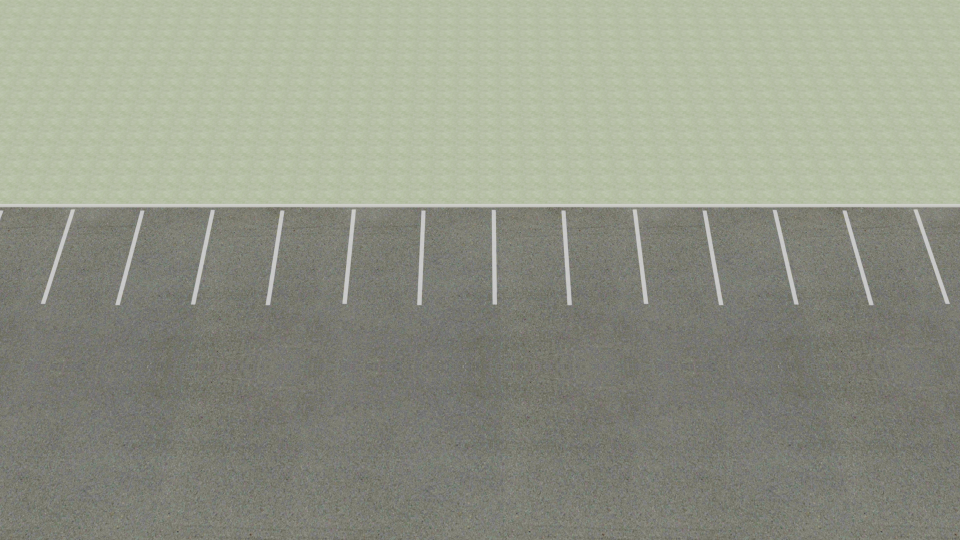
#> input picture parking_lot_empty_01.png, 1920 x 1080 px (shown at 1/2 size)
$ python Main.py
#> lines starting #> are read from the running program, lines starting #| are printed output that depends on the picture; after the words box and inside, x2 and y2 are one past the last pixel; in counts of white or black regions, pixels touching at a corner belong together
import cv2
import numpy as np

# Считывание изображения пустой и полной парковки
imgParkingEmpty = cv2.imread("parking_lot_empty_01.png")
#> imgParkingEmpty is the input picture: shape (1080, 1920, 3); mean B, G, R 134.7, 149.4, 145.8
imgParkingFull = cv2.imread("parking_lot_full_01.png")
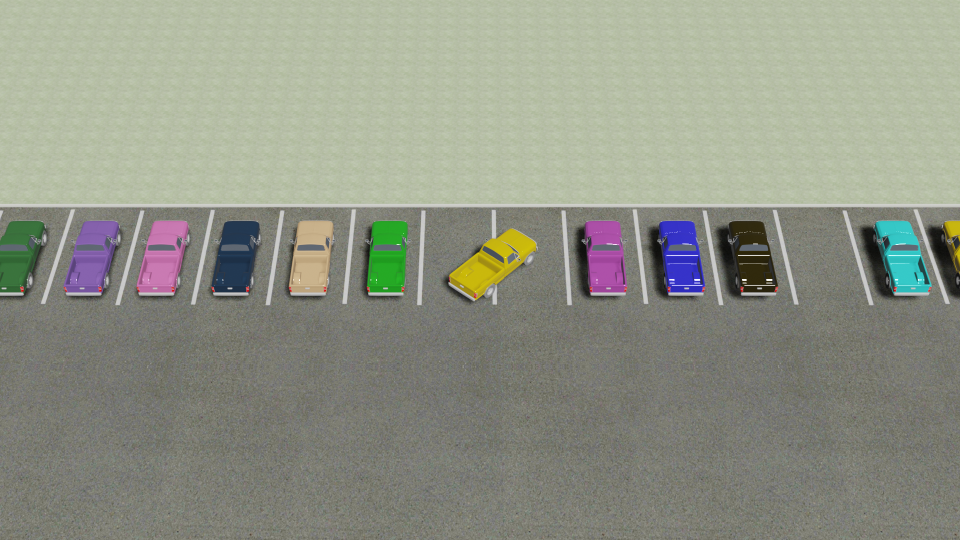
#> input picture parking_lot_full_01.png, 1920 x 1080 px (shown at 1/2 size)
#> imgParkingFull is the input picture: shape (1080, 1920, 3); mean B, G, R 133.5, 147.8, 144

# Создание пустого изображения для определения линий парковки
blank_image_parking = np.zeros((1080, 1920, 3), np.uint8)

# перевод изображения в grayscale
gray = cv2.cvtColor(imgParkingEmpty, cv2.COLOR_BGR2GRAY)

# cv2.imwrite("test.jpg", gray)

# Определяем Edges при помощи алгоритма Canny
edges = cv2.Canny(gray, 120, 300)
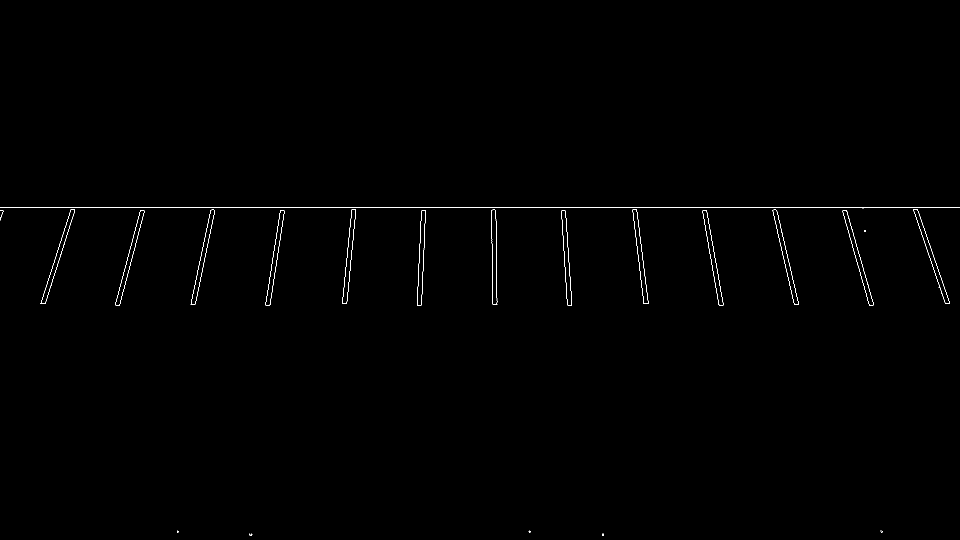
#> edges: shape (1080, 1920) (shown at 1/2 size); 0.35% white in thin lines or dots, all inside (x1, y1, x2, y2) = (0, 414, 1920, 1072)

# cv2.imwrite("test.jpg", edges)

# Определяем линнии с помощью функции HoughLines
lines = cv2.HoughLinesP(edges, 1, np.pi/180, 30, maxLineGap=250)
#> lines = 40 rows, first 6: [0, 414, 1919, 414], [1405, 421, 1438, 610], [1827, 420, 1891, 607], [1265, 419, 1288, 607], [1122, 422, 1135, 610], [230, 608, 281, 421]

# Рисуем линии парковки на пустом изображении
for line in lines:
    x1, y1, x2, y2 = line[0]
    cv2.line(blank_image_parking, (x1, y1), (x2, y2), (255, 255, 255), 2)
#> this loop made 40 passes
#> (x1, y1, x2, y2) on passes 1 to 12: (0, 414, 1919, 414), (1405, 421, 1438, 610), (1827, 420, 1891, 607), (1265, 419, 1288, 607), (1122, 422, 1135, 610), (230, 608, 281, 421), (1130, 421, 1143, 607), (1554, 423, 1597, 607), (390, 608, 429, 423), (239, 610, 288, 424), (990, 420, 994, 608), (1693, 421, 1746, 607)
#> blank_image_parking: shape (1080, 1920, 3); 1% white; 26 white regions, largest, box (x1, y1, x2, y2) and area: (0, 413, 1920, 416) 5760, (1121, 420, 1145, 612) 1153, (537, 420, 570, 612) 735


# Создание пустого изоброжения для определения машин
blank_image_cars = np.zeros((1080, 1920, 3), np.uint8)

# Указываем границы HSV
hsv_min = np.array((0, 45, 5), np.uint8)
hsv_max = np.array((187, 255, 255), np.uint8)

# меняем цветовую модель с BGR на HSV
hsv = cv2.cvtColor(imgParkingFull, cv2.COLOR_BGR2HSV)
#> hsv: shape (1080, 1920, 3); mean H, S, V 36.2, 30.9, 150.2
# применяем цветовой фильтр
thresh = cv2.inRange(hsv, hsv_min, hsv_max)
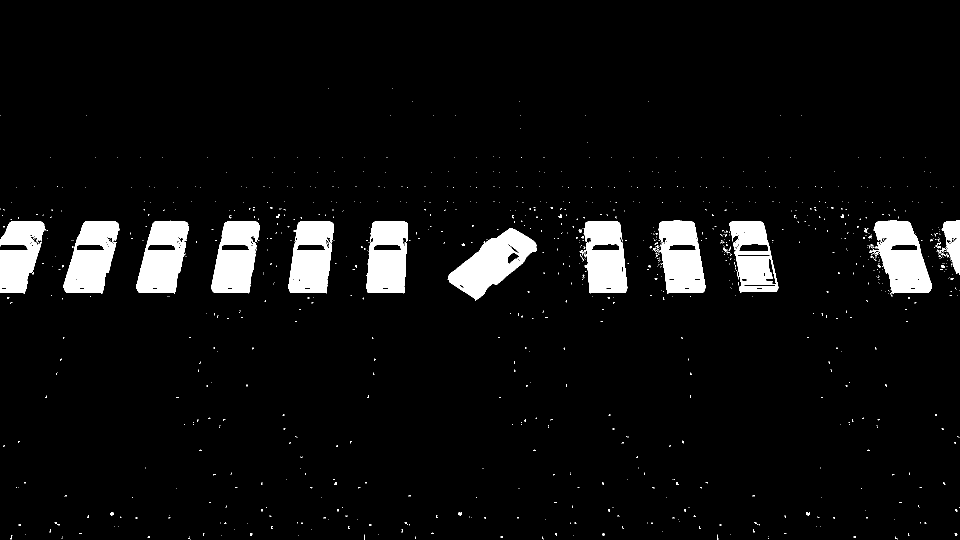
#> thresh: shape (1080, 1920) (shown at 1/2 size); 5.6% white; 1009 white regions (973 under 20 px)
# Ищем контуры на изображении
contours0, hierarchy = cv2.findContours(thresh.copy(), cv2.RETR_TREE, cv2.CHAIN_APPROX_SIMPLE)
#> contours0 = 1297 contours, 1225 with area under 20; largest, box (x1, y1, x2, y2) and area: (897, 456, 1073, 601) 11964, (1738, 441, 1864, 588) 11170, (127, 442, 239, 588) 10904, (272, 441, 378, 588) 10847, (1317, 441, 1411, 588) 10510

# cv2.imshow("linesDetected", contours0)

boxArr = [];
# перебираем все найденные контуры в цикле
for cnt in contours0:
    # пытаемся вписать прямоугольник
    rect = cv2.minAreaRect(cnt)
    # поиск четырех вершин прямоугольника
    box = cv2.boxPoints(rect)
    # округление координат
    box = np.int0(box)
    # вычисление площади
    area = int(rect[1][0] * rect[1][1])
    if area > 10000:
        cv2.drawContours(blank_image_cars, [box], 0, (255, 255, 255), -1)
        cv2.drawContours(imgParkingFull, [box], 0, (0, 255, 0), 2)
        boxArr.append(box)
#> this loop made 1297 passes
#> area on passes 697, 756, 791: 14467, 11791, 11771
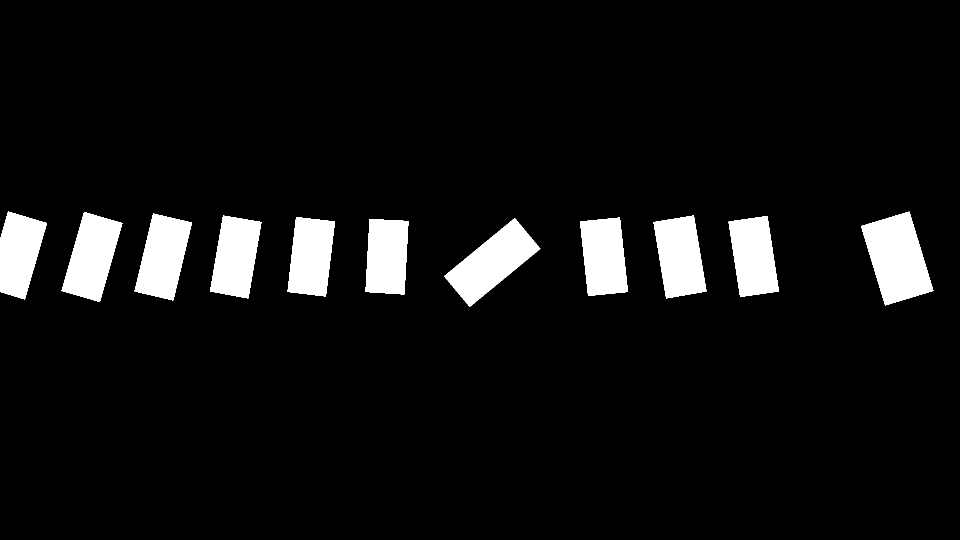
#> blank_image_cars: shape (1080, 1920, 3) (shown at 1/2 size); 6.8% white; 11 white regions, largest, box (x1, y1, x2, y2) and area: (1722, 423, 1867, 611) 16815, (888, 436, 1081, 614) 14720, (123, 424, 245, 604) 13156
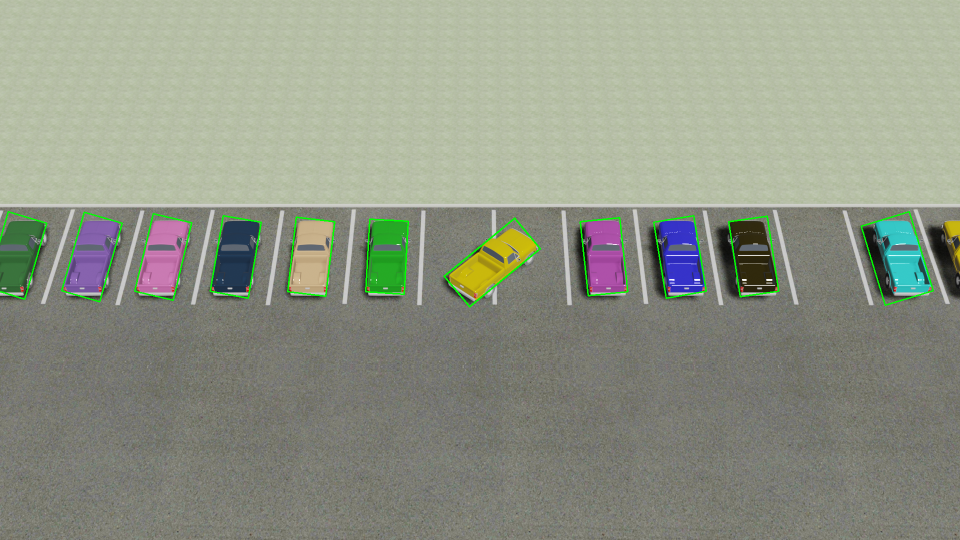
#> imgParkingFull: shape (1080, 1920, 3) (shown at 1/2 size); 0.72% of pixels changed, all inside (x1, y1, x2, y2) = (0, 422, 1868, 615)
#> after the loop, boxArr = 11 items

# Сохранение полученой маски и линий парковки
# cv2.imwrite("lines.jpg", blank_image_parking)
# cv2.imwrite("mask.jpg", blank_image_result)

# Наложение маски, чтобы определить пересечение линий
# blank_image = np.zeros((1080, 1920, 3), np.uint8)
blank_image = cv2.bitwise_and(blank_image_parking, blank_image_cars, blank_image_cars)
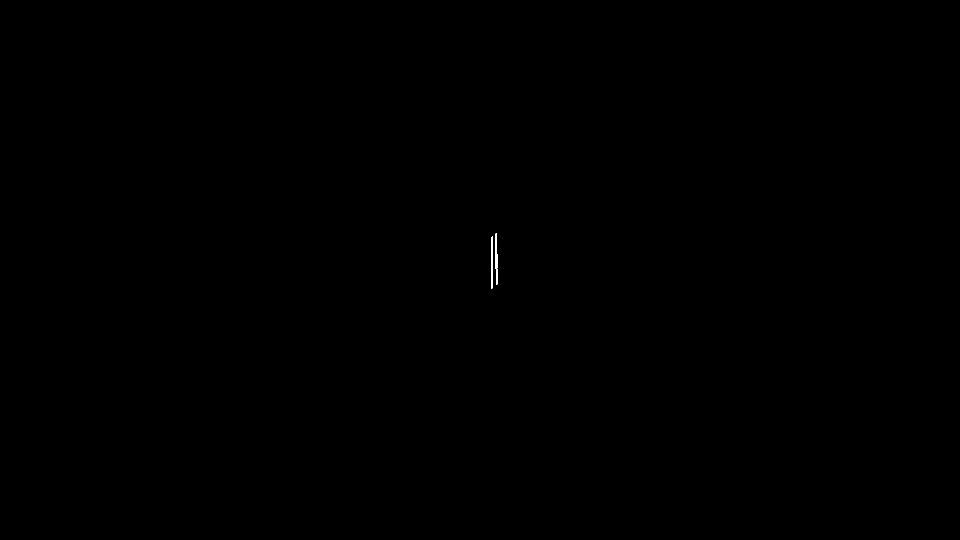
#> blank_image: shape (1080, 1920, 3) (shown at 1/2 size); 0.03% white; 2 white regions, box (x1, y1, x2, y2) and area: (990, 466, 995, 570) 362, (982, 472, 986, 578) 324

# Сохранение результата пересечения
#cv2.imwrite("result.jpg", blank_image)

hsv_min = np.array((0, 0, 0), np.uint8)
hsv_max = np.array((255,0,0), np.uint8)
# меняем цветовую модель с BGR на HSV
hsv = cv2.cvtColor(blank_image, cv2.COLOR_BGR2HSV)
#> hsv: shape (1080, 1920, 3); mean H, S, V 0, 0, 0.1
# применяем цветовой фильтр
thresh = cv2.inRange(hsv, hsv_min, hsv_max)
#> thresh: shape (1080, 1920); 100% white; 2 black regions

contours0, hierarchy = cv2.findContours(thresh, cv2.RETR_TREE, cv2.CHAIN_APPROX_SIMPLE)
#> contours0 = 3 contours; box (x1, y1, x2, y2) and area: (0, 0, 1920, 1080) 2070601, (989, 465, 996, 571) 467, (981, 471, 987, 579) 430

boxArr = [];
# перебираем все найденные контуры в цикле
for cnt in contours0:
    # пытаемся вписать прямоугольник
    rect = cv2.minAreaRect(cnt)
    # поиск четырех вершин прямоугольника
    box = cv2.boxPoints(rect)
    # округление координат
    box = np.int0(box)
    # вычисление площади
    area = int(rect[1][0] * rect[1][1])
    if area < 5000:
        cv2.drawContours(imgParkingFull, [box], 0, (0, 0, 255), 2)
        boxArr.append(box)
#> this loop made 3 passes
#> (rect, box, area) on passes 2 to 3: (((983.5, 524.5), (107, 5), -90), [[986, 578], [981, 578], [981, 471], [986, 471]], 535), (((992.4, 517.5), (5.62, 105), -1.22), [[990, 570], [988, 465], [994, 464], [996, 569]], 589)
#> (cnt, rect, box, area) on pass 1: ([[0, 0], [0, 1079], [1919, 1079], [1919, 0]], ((959.5, 539.5), (1079, 1919), -90), [[1918, 1078], [0, 1078], [0, 0], [1918, 0]], 2070600)
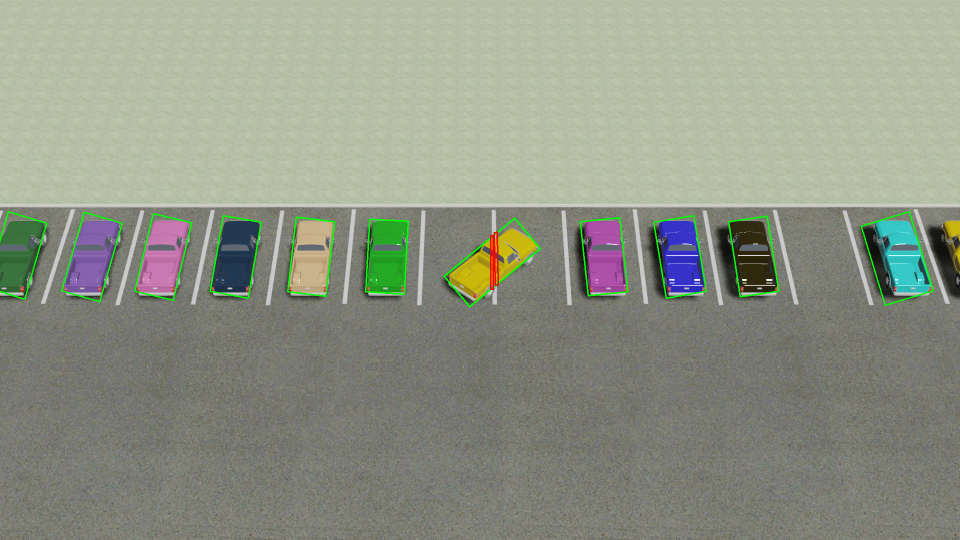
#> imgParkingFull: shape (1080, 1920, 3) (shown at 1/2 size); 0.06% of pixels changed, all inside (x1, y1, x2, y2) = (980, 463, 998, 580)
#> after the loop, boxArr = [[[986, 578], [981, 578], [981, 471], [986, 471]], [[990, 570], [988, 465], [994, 464], [996, 569]]]

# Вывод финального изображения
cv2.imwrite("ProcessedImage.jpg", imgParkingFull)
cv2.imshow("ProcesseedImage", imgParkingFull)

cv2.waitKey(0)
cv2.destroyAllWindows()
